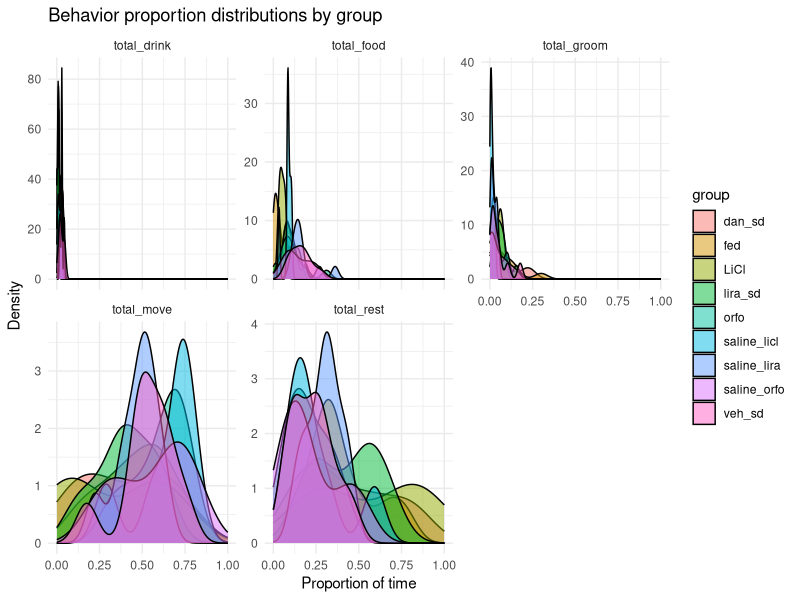

R code for this plot:
# GLMM Beta Regression - Behavioral Time Data

# Fits beta regression models (via glmmTMB) to proportion of time spent in
# each behavior. Beta regression for bounded (0,1) proportional data. 
# Link functions were selected per-behavior based on distribution shape.

# Two comparison types:
#   - Paired (vehicle vs. drug): random intercept for mouse ID
#   - Multi-group (all drug groups vs. fed): fixed effects only, emmeans
#     contrasts vs. fed as reference

library(dplyr)
library(tidyr)
library(glmmTMB)
library(emmeans)
library(ggplot2)

setwd("C:/Users/Owner/Desktop/ML")

# 1. Load and process behavior time data
behavior_data <- read.csv("behavior_time_dark_cycle.csv")

colnames(behavior_data)[3:8] <- c(
  "total_drink", "total_food", "total_groom",
  "total_move", "total_move_shelter", "total_rest"
)

behavior_data <- behavior_data %>%
  filter(!id %in% c(24, 11, 93)) %>%
  # Normalize to proportion of total observed time 
  # (proportion of time each mouse spent doing X behavior relative to the total accounted time for that mouse)
  rowwise() %>%
  mutate(total_time = sum(c_across(c(
    total_drink, total_food, total_groom,
    total_move, total_move_shelter, total_rest
  )), na.rm = TRUE)) %>%
  mutate(across(
    c(total_drink, total_food, total_groom, total_move, total_move_shelter, total_rest),
    ~ .x / total_time
  )) %>%
  ungroup() %>%
  # Combine cage floor and shelter movement
  dplyr::mutate(total_move = total_move + total_move_shelter) %>%
  dplyr::select(-total_move_shelter, -total_time) %>%
  filter(group %in% c(
    "LiCl", "saline_licl",
    "dan_sd", "veh_sd",
    "lira_sd", "saline_lira",
    "orfo", "saline_orfo",
    "fed"
  )) %>%
  mutate(
    group = factor(group),
    id    = factor(id)
  )

# Sanity check
behavior_data %>%
  group_by(group) %>%
  summarise(n_mice = n_distinct(id)) %>%
  print()

sum(behavior_data[, c("total_drink", "total_food", "total_groom", "total_move", "total_rest")] == 0, na.rm = TRUE)

# Reshape + add a small epsilon to replace exact zeros (though none found here)
data_long <- behavior_data %>%
  pivot_longer(cols = c(total_drink, total_food, total_groom, total_move, total_rest),
               names_to = "measurement", values_to = "value") %>%
  filter(value >= 0 & value <= 1) %>%
  mutate(value = ifelse(value == 0, 1e-6, value))  

# 2. Distribution plot (guide link function selection)
ggplot(data_long, aes(x = value, fill = group)) +
  geom_density(alpha = 0.5) +
  facet_wrap(~measurement, scales = "free_y") +
  xlim(0, 1) +
  theme_minimal() +
  labs(title = "Behavior proportion distributions by group",
       x = "Proportion of time", y = "Density")

# 3. Link function map

# Logit: symmetric distributions centered away from bounds
# Cloglog: right-skewed distributions with mass near 0 (rare behaviors)

link_map <- list(
  total_rest  = "logit",
  total_move  = "logit",
  total_food  = "cloglog",
  total_groom = "cloglog",
  total_drink = "cloglog"
)


# 4. PAIRED COMPARISONS - vehicle vs. drug (random intercept for mouse ID)

# Edit the group filter below to run for different vehicle/drug pairs.
# Current example: saline_licl vs. LiCl

paired_groups <- c("LiCl", "saline_licl")  # <- change this for other pairs

paired_data <- data_long %>%
  filter(group %in% paired_groups) %>%
  droplevels()

for (m in names(link_map)) {
  cat("\n--- Paired GLMM:", m, "(", paste(paired_groups, collapse = " vs. "), ") ---\n")
  
  filtered <- paired_data %>%
    filter(measurement == m, value > 0, value < 1) %>%
    droplevels()
  
  model <- glmmTMB(
    value ~ group + (1 | id),  # random intercept = paired design
    family = beta_family(link = link_map[[m]]),
    data = filtered
  )
  
  print(summary(model)$coefficients$cond)
}

# 5. Multi-group comparison - all drug groups vs. fed (reference)
multi_data <- data_long %>%
  filter(group %in% c("fed", "dan_sd", "LiCl", "lira_sd", "orfo")) %>%
  mutate(group = factor(group, levels = c("fed", "dan_sd", "LiCl", "lira_sd", "orfo")))

for (m in names(link_map)) {
  cat("\n--- Multi-group GLMM:", m, "---\n")
  
  filtered <- multi_data %>%
    filter(measurement == m, value > 0, value < 1) %>%
    droplevels()
  
  if (nrow(filtered) < 5) {
    cat("Skipping", m, "- insufficient data\n")
    next
  }
  
  model <- glmmTMB(
    value ~ group,
    family = beta_family(link = link_map[[m]]),
    data = filtered
  )
  
  print(summary(model)$coefficients$cond)
  
  # Pairwise contrasts vs. fed (Holm correction for multiple comparisons)
  emm <- emmeans(model, ~ group)
  print(contrast(emm, method = "trt.vs.ctrl", ref = "fed", adjust = "holm"))
}
